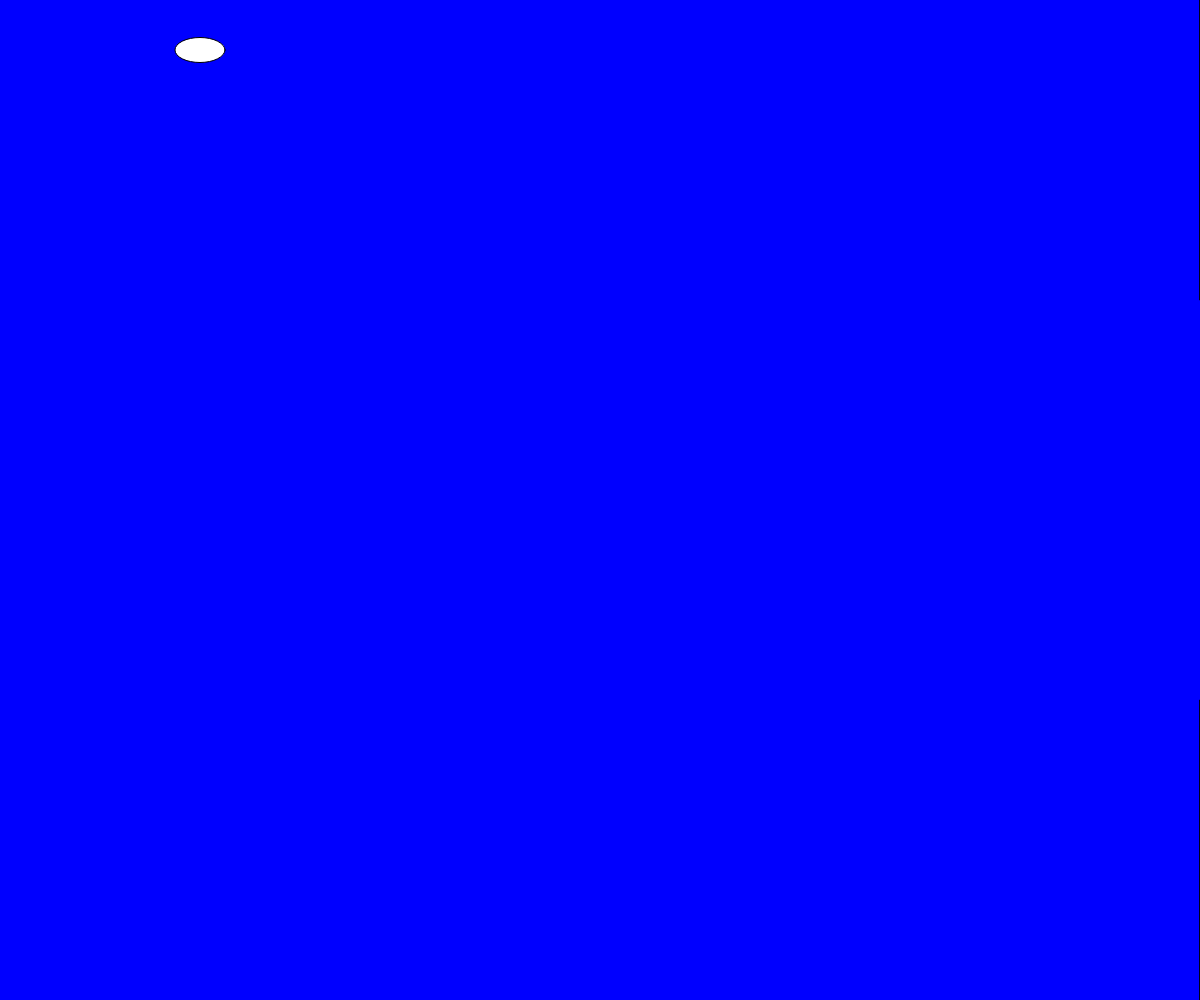
Frame 1 (no input)
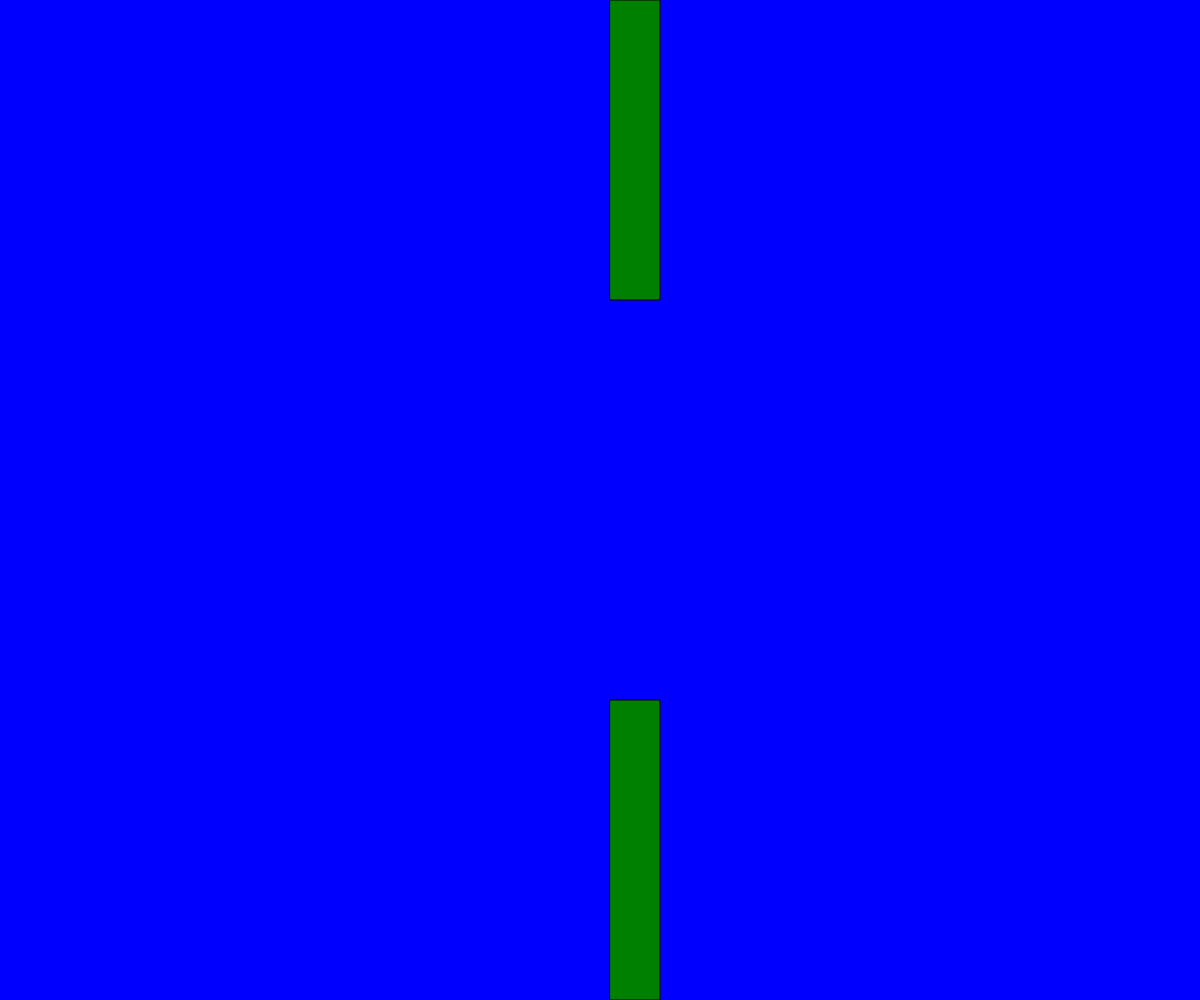
Frame 60 (no input)
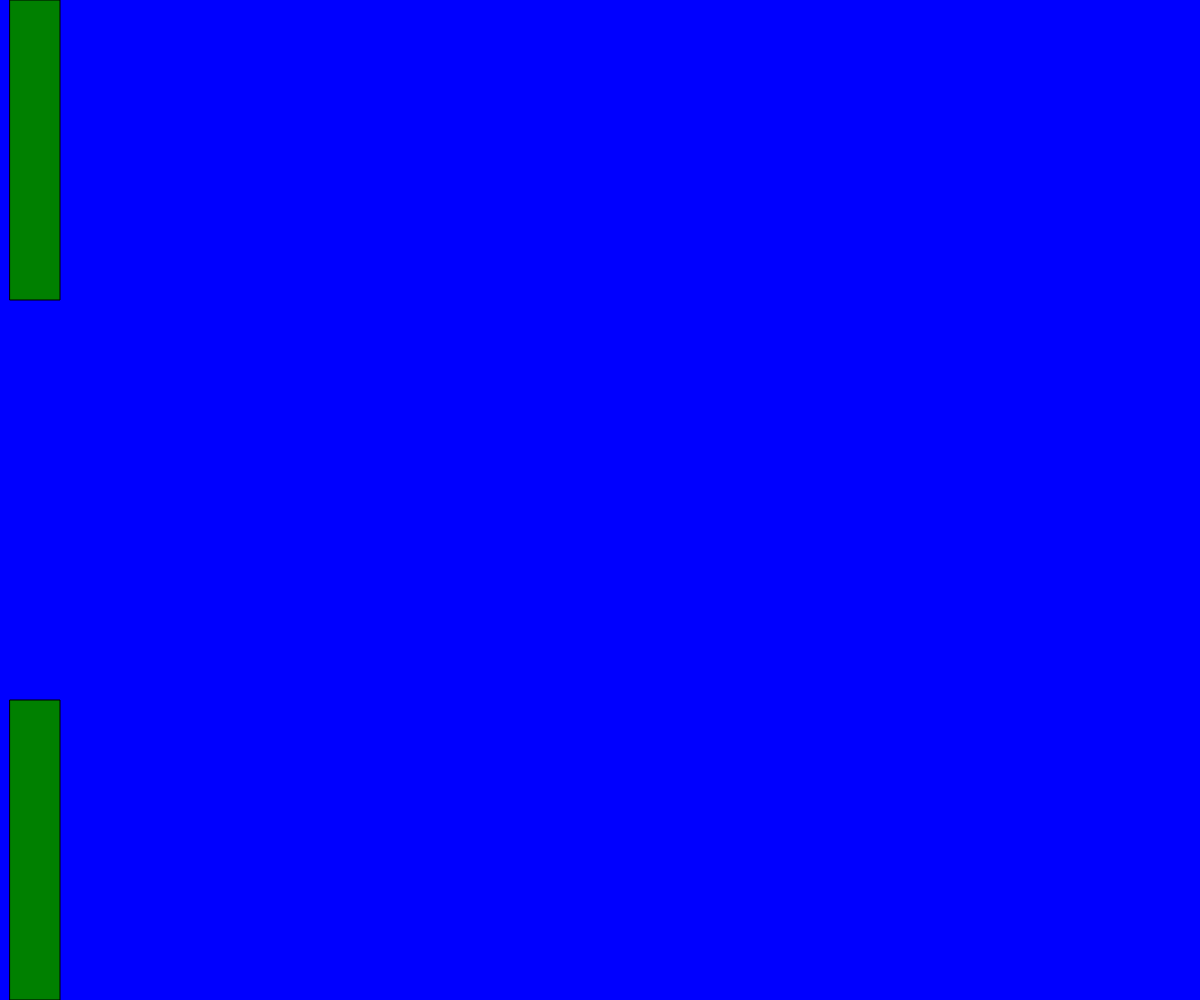
Frame 120 (the mouse pressed at the canvas centre since frame 60)

The p5.js sketch that drew these frames (run headless with seeded random() and noise() and a simulated clock; from frame 60 on, the mouse is pressed at the canvas centre):

// p5.js sketch
// ── sketch.js
let xPos = 200;
let yPos = 50;
let yFart =1;
let xHinder = innerWidth;
let hinderH = 300;
let hinderB = 50

function preload(){
  // put preload code here
}

function setup() {
  // put setup code here
  createCanvas(innerWidth,innerHeight);
}

function draw() {
  // put drawing code here
  background("blue");
  ellipse(xPos,yPos,50,25);
  rect(xHinder,0,hinderB,hinderH)
  rect(xHinder,innerHeight-hinderH,hinderB,hinderH)
  fill("green");
  yPos = yPos + yFart;
  yFart = yFart + 1

  xHinder = xHinder -10;

  if(xHinder<0-50){
    xHinder = innerWidth;
  }
  if(xPos > xHinder && xPos < xHinder + hinderB && yPos < hinderH){
    alert("Du er død!")
  }
  if(xPos > xHinder && xPos < xHinder + hinderB && yPos > innerHeight-hinderH){
    alert("Du er død!")
  }
}

window.onkeydown = hopp;
function hopp(){
  yFart = -15;
}
